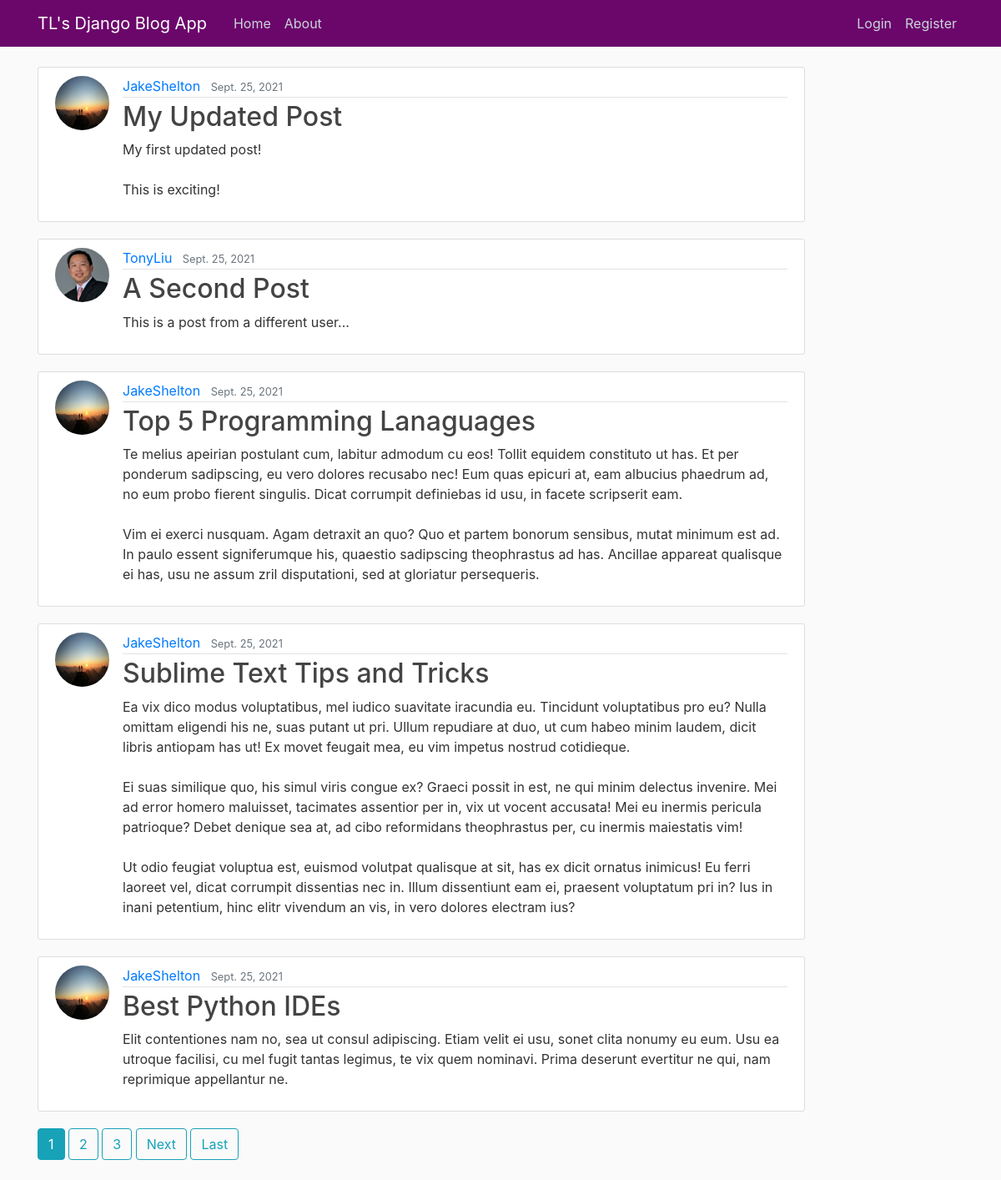
The page / on the database its author committed.
### blog/models.py (models this page shows, shortened)
class Post(models.Model):
    title = models.CharField(max_length=100)
    content = models.TextField()
    date_posted = models.DateField(default=timezone.now)
    author = models.ForeignKey(User, on_delete=models.CASCADE)

### users/models.py (models this page shows, shortened)
class Profile(models.Model):
    user = models.OneToOneField(User, on_delete=models.CASCADE)
    image = models.ImageField(default='default.jpg', upload_to='profile_pics')

### blog/views.py (the view)
# urls.py: path('', PostListView.as_view(), name='blog-home'),
class PostListView(ListView):
    model = Post
    template_name = 'blog/home.html'
    context_object_name = 'posts'
    ordering = ['-date_posted']
    paginate_by = 5

### blog/templates/blog/home.html (shortened to what this page needs)
{% extends 'blog/base.html' %}
{% block content %}
    {% for post in posts %}
        <article class="media content-section">
            <img class="rounded-circle article-img" src="{{ post.author.profile.image.url}}" alt="">
            <div class="media-body">
                <div class="article-metadata">
                <a class="mr-2" href="{% url 'user-posts' post.author.username %}">{{ post.author }}</a>
                <small class="text-muted">{{ post.date_posted }}</small>
                </div>
                <h2><a class="article-title" href="{% url 'post-detail' post.id %}">{{ post.title }}</a></h2>
                <p class="article-content">{{ post.content }}</p>
            </div>
        </article>
    {% endfor %}
    {% if is_paginated %}
        {% for num in page_obj.paginator.page_range %}
            {% if page_obj.number == num %}
                <a href="?page={{ num }}" class="btn btn-info mb-4">{{ num }}</a>
            {% elif num > page_obj.number|add:'-3' and num < page_obj.number|add:'3' %}
                <a href="?page={{ num }}" class="btn btn-outline-info mb-4">{{ num }}</a>
            {% endif %}
        {% endfor %}
        {% if page_obj.has_next %}
            <a href="?page={{ page_obj.next_page_number }}" class="btn btn-outline-info mb-4">Next</a>
            <a href="?page={{ page_obj.paginator.num_pages }}" class="btn btn-outline-info mb-4">Last</a>
        {% endif %}
    {% endif %}
{% endblock content %}

### blog/templates/blog/base.html (shortened to what this page needs)
{% load static %}
<!doctype html>
<html lang="en">
  <head>
    <link rel="stylesheet" href="https://stackpath.bootstrapcdn.com/bootstrap/4.3.1/css/bootstrap.min.css">
    <link rel="stylesheet" type="text/css" href="{% static 'blog/main.css' %}">
  </head>
  <body>
  {% include 'blog/nav.html' %}
    <main role="main" class="container">
        <div class="row">
            <div class="col-md-10">
            {% block content %}{% endblock %}
            </div>
    </main>
  </body>
</html>

### blog/templates/blog/nav.html (shortened to what this page needs)
<header class="site-header">
  <nav class="navbar navbar-expand-md navbar-dark bg-steel fixed-top">
    <div class="container">
      <a class="navbar-brand mr-4" href="/">TL's Django Blog App</a>
      <div class="collapse navbar-collapse" id="navbarToggle">
        <div class="navbar-nav mr-auto">
          <a class="nav-item nav-link" href="{% url 'blog-home' %}">Home</a>
          <a class="nav-item nav-link" href="{% url 'blog-about' %}">About</a>
        </div>
        <div class="navbar-nav">
            {% if  user.is_authenticated %}
                <a class="nav-item nav-link" href="{% url 'post-create' %}">Create Blog</a>
                <a class="nav-item nav-link" href="{% url 'profile' %}">Profile</a>
                <a class="nav-item nav-link" href="{% url 'logout' %}">Logout</a>
            {% else %}
                <a class="nav-item nav-link" href="{% url 'login' %}">Login</a>
          <a class="nav-item nav-link" href="{% url 'register' %}">Register</a>
            {% endif %}
        </div>
      </div>
    </div>
  </nav>
</header>

### blog/static/blog/main.css (style rules this page uses)
body { background: #fafafa; color: #333333; margin-top: 5rem; }
h1, h2, h3, h4, h5, h6 { color: #444444; }
.bg-steel { background-color: #6b066b; }
.site-header .navbar-nav .nav-link { color: #cbd5db; }
.content-section { background: #ffffff; padding: 10px 20px; border: 1px solid #dddddd; border-radius: 3px; margin-bottom: 20px; }
.article-title { color: #444444; }
.article-content { white-space: pre-line; }
.article-img { height: 65px; width: 65px; margin-right: 16px; }
.article-metadata { padding-bottom: 1px; margin-bottom: 4px; border-bottom: 1px solid #e3e3e3 }

### rows shown on the page
Post: author.profile.image (placeholder picture), author "JakeShelton", date_posted "Sept. 25, 2021", title "My Updated Post", content "My first updated post! This is exciting!"
Post: author.profile.image (picture), author "TonyLiu", date_posted "Sept. 25, 2021", title "A Second Post", content "This is a post from a different user..."
Post: author.profile.image (placeholder picture), author "JakeShelton", date_posted "Sept. 25, 2021", title "Top 5 Programming Lanaguages", content "Te melius apeirian postulant cum, labitur admodum cu eos! Tollit equidem constituto ut has. Et per ponderum sadipscing, eu vero dolores recusabo nec! Eum quas epicuri at, eam albucius phaedrum ad, no eum probo fierent singulis. Dicat corrumpit definiebas id usu, in facete scripserit eam. Vim ei exerci nusquam. Agam detraxit an quo? Quo et partem bonorum sensibus, mutat minimum est ad. In paulo essent signiferumque his, quaestio sadipscing theophrastus ad has. Ancillae appareat qualisque ei has, usu ne assum zril disputationi, sed at gloriatur persequeris."
Post: author.profile.image (placeholder picture), author "JakeShelton", date_posted "Sept. 25, 2021", title "Sublime Text Tips and Tricks", content "Ea vix dico modus voluptatibus, mel iudico suavitate iracundia eu. Tincidunt voluptatibus pro eu? Nulla omittam eligendi his ne, suas putant ut pri. Ullum repudiare at duo, ut cum habeo minim laudem, dicit libris antiopam has ut! Ex movet feugait mea, eu vim impetus nostrud cotidieque. Ei suas similique quo, his simul viris congue ex? Graeci possit in est, ne qui minim delectus invenire. Mei ad error homero maluisset, tacimates assentior per in, vix ut vocent accusata! Mei eu inermis pericula patrioque? Debet denique sea at, ad cibo reformidans theophrastus per, cu inermis maiestatis vim! Ut odio feugiat voluptua est, euismod volutpat qualisque at sit, has ex dicit ornatus inimicus! Eu…"
Post: author.profile.image (placeholder picture), author "JakeShelton", date_posted "Sept. 25, 2021", title "Best Python IDEs", content "Elit contentiones nam no, sea ut consul adipiscing. Etiam velit ei usu, sonet clita nonumy eu eum. Usu ea utroque facilisi, cu mel fugit tantas legimus, te vix quem nominavi. Prima deserunt evertitur ne qui, nam reprimique appellantur ne."

### other values the page prints
{{ num }} "1"
{{ num }} "2" "3"
